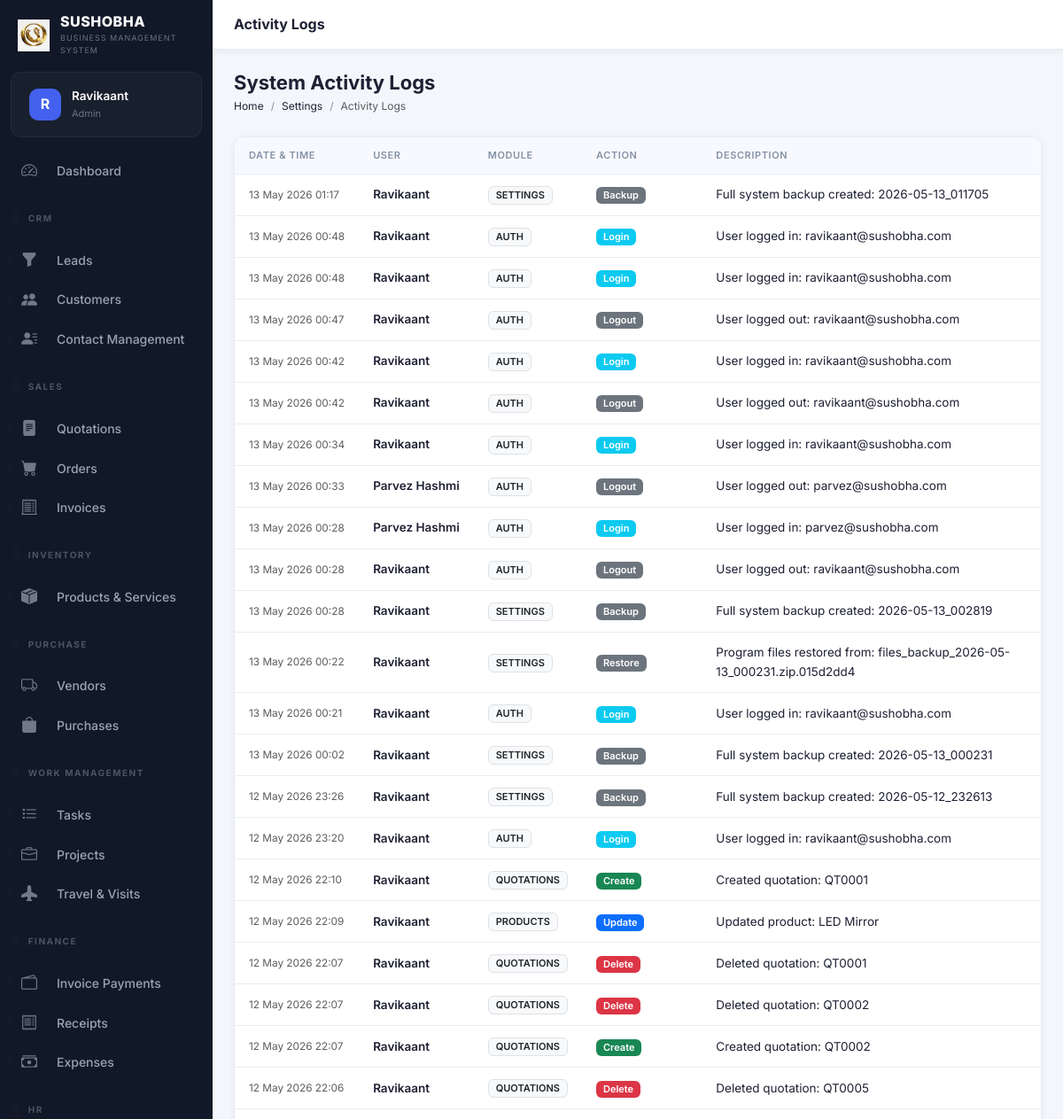
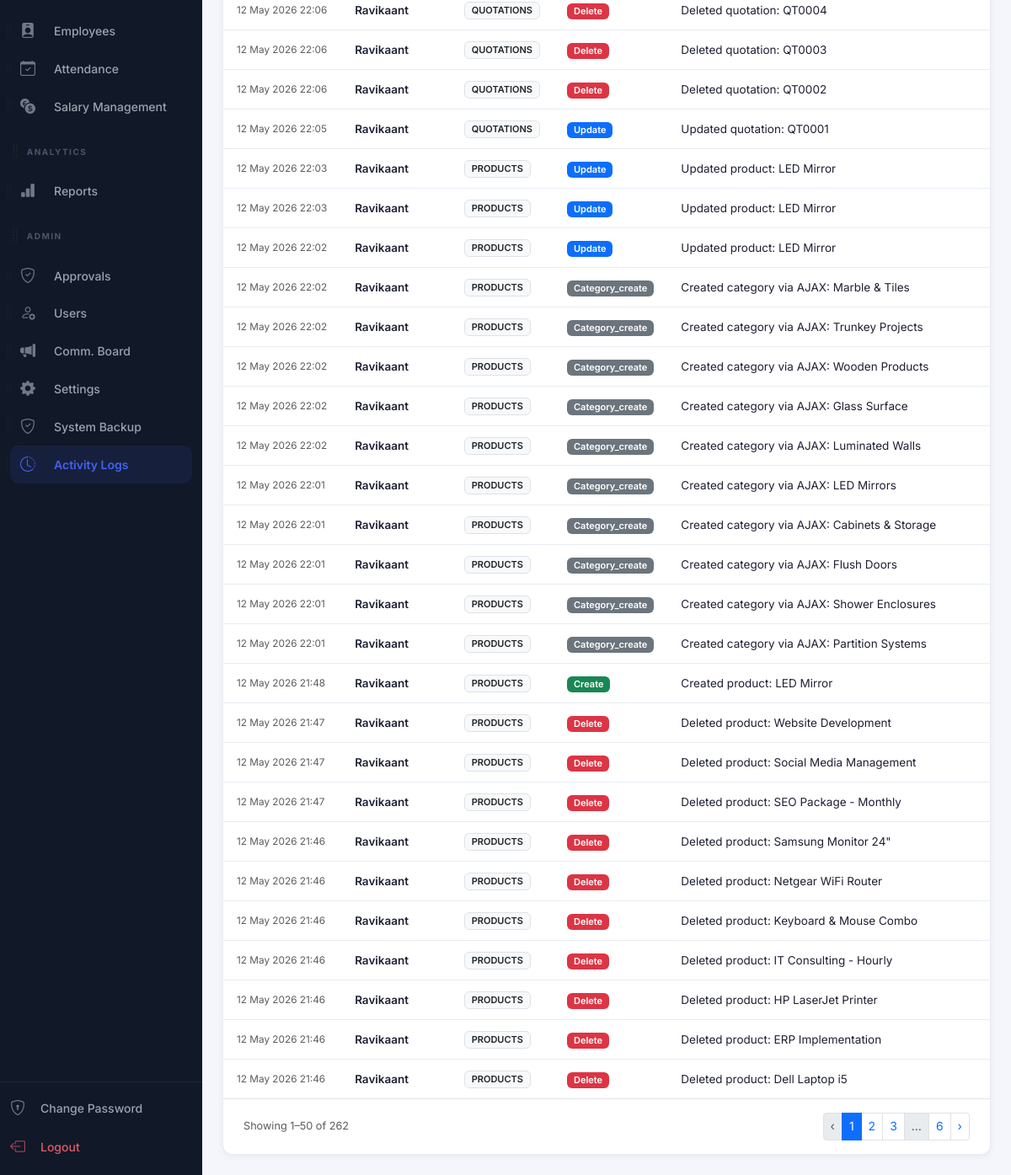
Page /modules/settings/activity-logs.php (signed in) on the earlier database version (2 pictures, top to bottom).
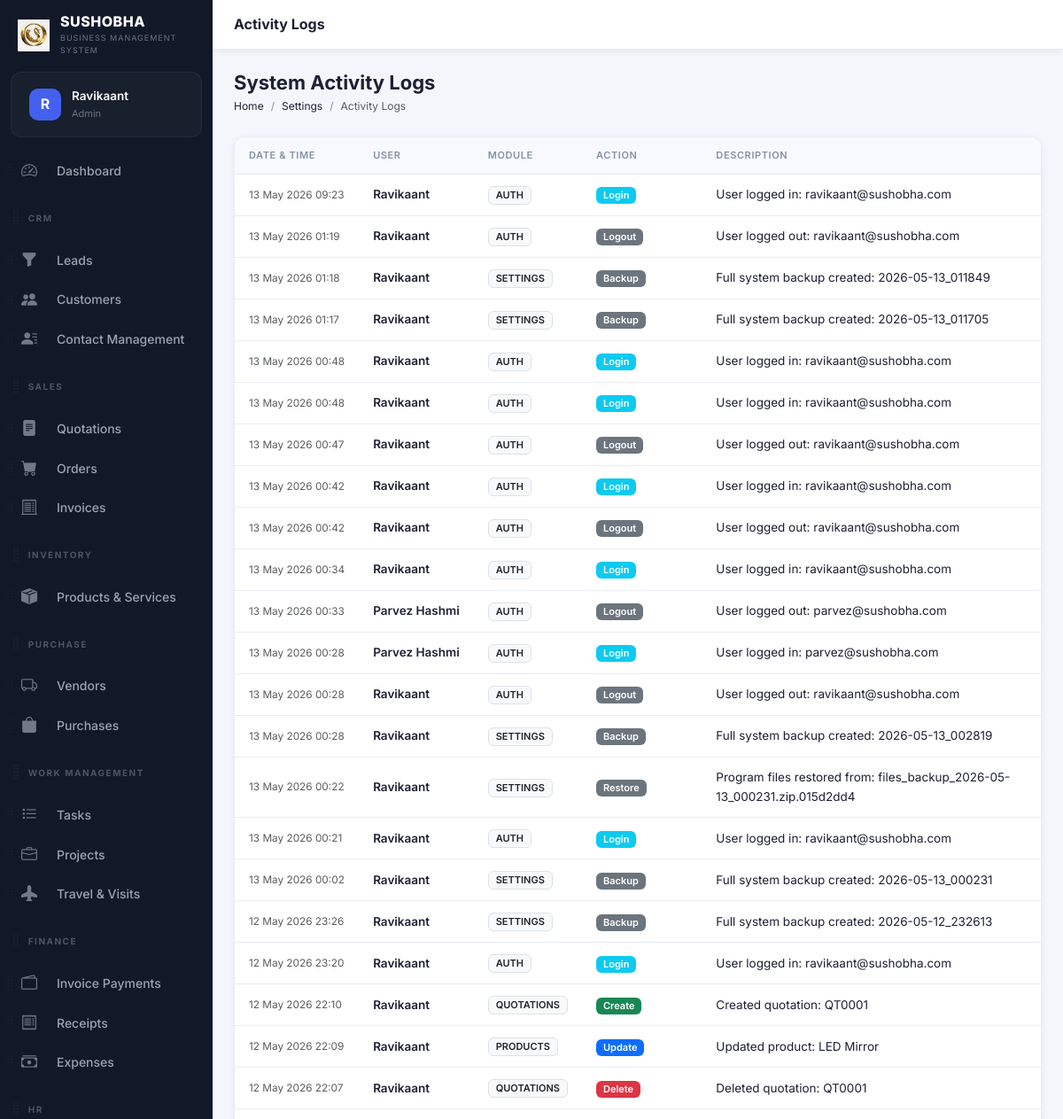
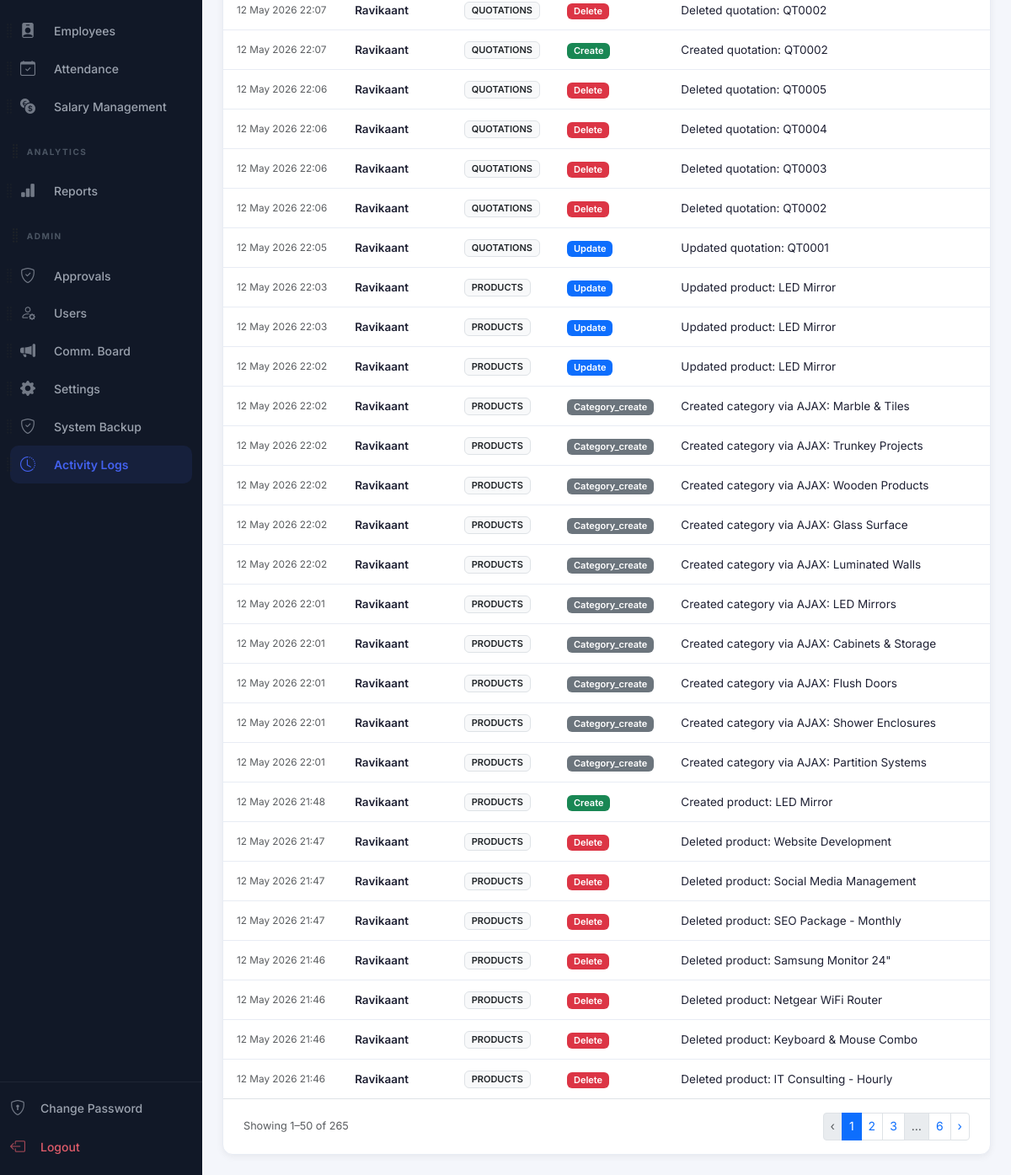
Same page on the later database version (2 pictures, top to bottom).
### tables this page shows
CREATE TABLE `users` (
  `id` int(10) unsigned NOT NULL AUTO_INCREMENT,
  `role_id` int(10) unsigned NOT NULL DEFAULT 5,
  `name` varchar(100) NOT NULL,
  `email` varchar(150) NOT NULL,
  `password` varchar(255) NOT NULL,
  `phone` varchar(20) DEFAULT NULL,
  `avatar` varchar(255) DEFAULT NULL,
  `is_active` tinyint(1) NOT NULL DEFAULT 1,
  `remember_token` varchar(100) DEFAULT NULL,
  `reset_token` varchar(100) DEFAULT NULL,
  `reset_token_expires` datetime DEFAULT NULL,
  `last_login` datetime DEFAULT NULL,
  `login_attempts` int(11) DEFAULT 0,
  `locked_until` datetime DEFAULT NULL,
  `created_at` timestamp NOT NULL DEFAULT current_timestamp(),
  `updated_at` timestamp NOT NULL DEFAULT current_timestamp() ON UPDATE current_timestamp(),
  `access_rights` varchar(255) DEFAULT '["Read"]',
  PRIMARY KEY (`id`),
  UNIQUE KEY `email` (`email`),
  KEY `role_id` (`role_id`),
  CONSTRAINT `users_ibfk_1` FOREIGN KEY (`role_id`) REFERENCES `roles` (`id`)
);

CREATE TABLE `roles` (
  `id` int(10) unsigned NOT NULL AUTO_INCREMENT,
  `name` varchar(50) NOT NULL,
  `slug` varchar(50) NOT NULL,
  `permissions` longtext DEFAULT NULL CHECK (json_valid(`permissions`)),
  `created_at` timestamp NOT NULL DEFAULT current_timestamp(),
  PRIMARY KEY (`id`),
  UNIQUE KEY `name` (`name`),
  UNIQUE KEY `slug` (`slug`)
);

CREATE TABLE `activity_logs` (
  `id` int(10) unsigned NOT NULL AUTO_INCREMENT,
  `user_id` int(10) unsigned DEFAULT NULL,
  `module` varchar(50) DEFAULT NULL,
  `action` varchar(50) DEFAULT NULL,
  `description` text DEFAULT NULL,
  `record_id` int(10) unsigned DEFAULT NULL,
  `ip_address` varchar(45) DEFAULT NULL,
  `user_agent` varchar(255) DEFAULT NULL,
  `created_at` timestamp NOT NULL DEFAULT current_timestamp(),
  PRIMARY KEY (`id`),
  KEY `user_id` (`user_id`),
  KEY `idx_log_module` (`module`),
  KEY `idx_log_created` (`created_at`),
  CONSTRAINT `activity_logs_ibfk_1` FOREIGN KEY (`user_id`) REFERENCES `users` (`id`) ON DELETE SET NULL
);

### config/db.php (called while the page is built, shortened)
<?php
class Database {
    private static ?PDO $instance = null;
    public static function getInstance(): PDO {
        if (self::$instance === null) {
            $host   = 'localhost';
            $dbname = 'sushobha_crm';
            $user   = 'root';
            $pass   = '';
            $charset = 'utf8mb4';
            $dsn = "mysql:host={$host};dbname={$dbname};charset={$charset}";
            $options = [
                PDO::ATTR_ERRMODE            => PDO::ERRMODE_EXCEPTION,
                PDO::ATTR_DEFAULT_FETCH_MODE => PDO::FETCH_ASSOC,
                PDO::ATTR_EMULATE_PREPARES   => false,
            ];
            try {
                self::$instance = new PDO($dsn, $user, $pass, $options);
            } catch (PDOException $e) {
                die(json_encode(['error' => 'Database connection failed: ' . $e->getMessage()]));
            }
        }
        return self::$instance;
    }
}
function db(): PDO {
    return Database::getInstance();
}

### includes/auth.php (called while the page is built, shortened)
<?php
require_once __DIR__ . '/../config/db.php';
function isLoggedIn(): bool {
    return isset($_SESSION['user_id']) && !empty($_SESSION['user_id']);
}
function currentUser(): ?array {
    static $user = null;
    if ($user === null) {
        $stmt = db()->prepare("SELECT u.*, r.name AS role_name, r.slug AS role_slug, r.permissions FROM users u JOIN roles r ON u.role_id = r.id WHERE u.id = ?");
        $stmt->execute([$_SESSION['user_id']]);
        $user = $stmt->fetch();
    }
    return $user;
}

### modules/settings/activity-logs.php (the view, shortened to what this page needs)
<?php
require_once __DIR__ . '/../../config/db.php';
require_once __DIR__ . '/../../includes/auth.php';
require_once __DIR__ . '/../../includes/functions.php';
$page   = max(1,(int)($_GET['page'] ?? 1));
$per    = 50;
$total = db()->query("SELECT COUNT(*) FROM activity_logs")->fetchColumn();
$pag = paginate($total, $per, $page, BASE_URL.'/modules/settings/activity-logs.php?');
$stmt = db()->prepare("SELECT a.*, u.name AS user_name FROM activity_logs a LEFT JOIN users u ON a.user_id = u.id ORDER BY a.created_at DESC LIMIT $per OFFSET {$pag['offset']}");
$stmt->execute();
$logs = $stmt->fetchAll();
include __DIR__ . '/../../includes/header.php';
?>
<?php include __DIR__ . '/../../includes/sidebar.php'; ?>
<div class="main-content">
<div class="topbar">
  <div class="topbar-title">Activity Logs</div>
</div>
<div class="page-content">
<div class="page-header">
  <div class="page-header-left"><h1>System Activity Logs</h1>
    <nav aria-label="breadcrumb"><ol class="breadcrumb"><li class="breadcrumb-item"><a href="<?= BASE_URL ?>/modules/dashboard/index.php">Home</a></li><li class="breadcrumb-item"><a href="<?= BASE_URL ?>/modules/settings/index.php">Settings</a></li><li class="breadcrumb-item active">Activity Logs</li></ol></nav>
  </div>
</div>
<div class="table-wrapper">
  <div class="table-responsive">
    <table class="table crm-table align-middle mb-0">
      <thead><tr><th>Date & Time</th><th>User</th><th>Module</th><th>Action</th><th>Description</th></tr></thead>
      <tbody>
        <?php if(empty($logs)): ?>
          <tr><td colspan="5"><div class="empty-state"><p>No logs found</p></div></td></tr>
        <?php else: foreach($logs as $log): ?>
        <tr>
          <td class="text-nowrap text-muted small"><?= date('d M Y H:i', strtotime($log['created_at'])) ?></td>
          <td class="fw-semibold"><?= e($log['user_name'] ?: 'System') ?></td>
          <td><span class="badge bg-light text-dark border text-uppercase"><?= e($log['module']) ?></span></td>
          <td>
            <?php
            $actionClass = 'bg-secondary';
            if ($log['action'] === 'create') $actionClass = 'bg-success';
            if ($log['action'] === 'update') $actionClass = 'bg-primary';
            if ($log['action'] === 'delete') $actionClass = 'bg-danger';
            if ($log['action'] === 'login') $actionClass = 'bg-info';
            ?>
            <span class="badge <?= $actionClass ?>"><?= ucfirst($log['action']) ?></span>
          </td>
          <td class="text-wrap" style="max-width: 400px;"><?= e($log['description']) ?></td>
        </tr>
        <?php endforeach; endif; ?>
      </tbody>
    </table>
  </div>
  <?php if($pag['total_pages']>1): ?>
  <div class="d-flex justify-content-between align-items-center px-4 py-3 border-top">
    <small class="text-muted">Showing <?= $pag['offset']+1 ?>–<?= min($pag['offset']+$per,$total) ?> of <?= $total ?></small>
    <?= paginationHtml($pag) ?>
  </div>
  <?php endif; ?>
</div>
</div></div>
<?php include __DIR__ . '/../../includes/footer.php'; ?>

### includes/header.php (shortened to what this page needs)
<?php
$currentUser = function_exists('currentUser') ? currentUser() : null;
?>
<!DOCTYPE html>
<html lang="en">
<head>
<link href="https://cdn.jsdelivr.net/npm/bootstrap@5.3.3/dist/css/bootstrap.min.css" rel="stylesheet">
<link href="https://cdn.jsdelivr.net/npm/bootstrap-icons@1.11.3/font/bootstrap-icons.min.css" rel="stylesheet">
<link href="https://cdnjs.cloudflare.com/ajax/libs/font-awesome/6.5.0/css/all.min.css" rel="stylesheet">
<link href="<?= BASE_URL ?>/assets/css/style.css" rel="stylesheet">
</head>
<body>
<div class="app-wrapper">

### includes/sidebar.php (shortened to what this page needs)
<?php
function isActive(string $path): string {
    return strpos($_SERVER['PHP_SELF'], $path) !== false ? 'active' : '';
}
$user = currentUser();
?>
<nav class="sidebar" id="sidebar">
  <div class="sidebar-brand">
    <div class="brand-logo">
      <img src="<?= BASE_URL ?>/assets/img/logo.png" alt="Logo" style="width: 100%; height: 100%; object-fit: contain;">
    </div>
    <div class="brand-text">
      <span class="brand-name"><?= APP_NAME ?></span>
      <span class="brand-tagline"><?= APP_TAGLINE ?></span>
    </div>
  </div>
  <div class="sidebar-user">
    <div class="sidebar-user-avatar">
      <?php if (!empty($user['avatar'])): ?>
        <img src="<?= BASE_URL ?>/<?= e($user['avatar']) ?>" alt="Avatar">
      <?php else: ?>
        <span><?= strtoupper(substr($user['name'] ?? 'U', 0, 1)) ?></span>
      <?php endif; ?>
    </div>
    <div class="sidebar-user-info">
      <span class="user-name"><?= e($user['name'] ?? 'User') ?></span>
      <span class="user-role"><?= ucwords(str_replace('_', ' ', $user['role_slug'] ?? '')) ?></span>
    </div>
  </div>
  <div class="sidebar-menu" id="sortableSidebar">
    <?php
    if (isAdmin()) {
        $defaultMenu[] = ['type' => 'header', 'id' => 'h_admin', 'label' => 'Admin'];
        $defaultMenu[] = ['type' => 'link', 'id' => 'approvals', 'url' => '/modules/approvals/index.php', 'icon' => 'bi-shield-check', 'label' => 'Approvals', 'match' => '/approvals/'];
        $defaultMenu[] = ['type' => 'link', 'id' => 'users', 'url' => '/modules/settings/users.php', 'icon' => 'bi-person-gear', 'label' => 'Users', 'match' => '/settings/users'];
        $defaultMenu[] = ['type' => 'link', 'id' => 'announcements', 'url' => '/modules/settings/announcements.php', 'icon' => 'bi-megaphone-fill', 'label' => 'Comm. Board', 'match' => '/settings/announcements'];
        $defaultMenu[] = ['type' => 'link', 'id' => 'settings', 'url' => '/modules/settings/index.php', 'icon' => 'bi-gear-fill', 'label' => 'Settings', 'match' => '/settings/index'];
        $defaultMenu[] = ['type' => 'link', 'id' => 'backup', 'url' => '/modules/settings/backup.php', 'icon' => 'bi-shield-check', 'label' => 'System Backup', 'match' => '/settings/backup'];
        $defaultMenu[] = ['type' => 'link', 'id' => 'activity_logs', 'url' => '/modules/settings/activity-logs.php', 'icon' => 'bi-clock-history', 'label' => 'Activity Logs', 'match' => '/activity-logs'];
    }
    $menuDict = [];
    foreach ($defaultMenu as $item) {
        $menuDict[$item['id']] = $item;
    }
    $userId = $_SESSION['user_id'] ?? 0;
    $stmt = db()->prepare("SELECT preference_value FROM user_preferences WHERE user_id = ? AND preference_key = 'sidebar_order'");
    $stmt->execute([$userId]);
    $savedOrderJson = $stmt->fetchColumn();
    $savedOrder = $savedOrderJson ? json_decode($savedOrderJson, true) : null;
    $menu = [];
    if ($savedOrder && is_array($savedOrder)) {
        foreach ($savedOrder as $id) {
            if (isset($menuDict[$id])) {
                $menu[] = $menuDict[$id];
                unset($menuDict[$id]);
            }
        }
        foreach ($menuDict as $item) {
            $menu[] = $item;
        }
    } else {
        $menu = $defaultMenu;
    }
    foreach ($menu as $item):
    ?>
      <div class="sidebar-sortable-item" data-id="<?= e($item['id']) ?>">
        <?php if ($item['type'] === 'header'): ?>
          <div class="menu-section-title d-flex align-items-center" style="margin-top: 15px;">
            <i class="bi bi-grip-vertical text-muted drag-handle" style="font-size: 1.2rem; cursor: grab; margin-left: -15px; margin-right: 2px;" title="Drag to reorder"></i>
            <span><?= e($item['label']) ?></span>
          </div>
        <?php else: ?>
          <div class="d-flex align-items-center position-relative">
            <i class="bi bi-grip-vertical text-muted drag-handle" style="font-size: 1.2rem; cursor: grab; opacity: 0.6; position: absolute; left: -15px; z-index: 10; padding: 10px 5px;" title="Drag to reorder"></i>
            <a href="<?= BASE_URL . $item['url'] ?>" class="menu-item flex-grow-1 mb-0 <?= isActive($item['match']) ?>">
              <i class="bi <?= $item['icon'] ?>"></i><span class="ms-1"><?= e($item['label']) ?></span>
            </a>
          </div>
        <?php endif; ?>
      </div>
    <?php endforeach; ?>
  </div>
  <div class="sidebar-footer">
    <a href="<?= BASE_URL ?>/modules/auth/change-password.php" class="menu-item <?= isActive('/auth/change-password') ?>">
      <i class="bi bi-shield-lock"></i><span>Change Password</span>
    </a>
    <a href="<?= BASE_URL ?>/modules/auth/logout.php" class="menu-item menu-item-logout">
      <i class="bi bi-box-arrow-left"></i><span>Logout</span>
    </a>
  </div>
</nav>

### includes/functions.php (shortened to what this page needs)
<?php
require_once __DIR__ . '/../config/db.php';
function e(?string $str): string {
    return htmlspecialchars($str ?? '', ENT_QUOTES | ENT_HTML5, 'UTF-8');
}
function paginate(int $total, int $perPage, int $currentPage, string $url): array {
    $totalPages = max(1, (int)ceil($total / $perPage));
    $currentPage = max(1, min($currentPage, $totalPages));
    $offset = ($currentPage - 1) * $perPage;
    return ['total'=>$total,'per_page'=>$perPage,'current'=>$currentPage,'total_pages'=>$totalPages,'offset'=>$offset,'url'=>$url];
}
function paginationHtml(array $p): string {
    $html = '<nav><ul class="pagination pagination-sm mb-0">';
    $html .= '<li class="page-item' . ($p['current']<=1?' disabled':'') . '"><a class="page-link" href="' . $p['url'] . '&page=' . ($p['current']-1) . '">‹</a></li>';
    $start = max(1, $p['current']-2);
    $end   = min($p['total_pages'], $p['current']+2);
    for ($i=$start; $i<=$end; $i++) {
        $html .= '<li class="page-item' . ($i==$p['current']?' active':'') . '"><a class="page-link" href="' . $p['url'] . '&page=' . $i . '">' . $i . '</a></li>';
    }
    if ($end < $p['total_pages']) $html .= ($end<$p['total_pages']-1?'<li class="page-item disabled"><span class="page-link">…</span></li>':'') . '<li class="page-item"><a class="page-link" href="' . $p['url'] . '&page=' . $p['total_pages'] . '">' . $p['total_pages'] . '</a></li>';
    $html .= '<li class="page-item' . ($p['current']>=$p['total_pages']?' disabled':'') . '"><a class="page-link" href="' . $p['url'] . '&page=' . ($p['current']+1) . '">›</a></li>';
    $html .= '</ul></nav>';
    return $html;
}

### includes/footer.php (shortened to what this page needs)
</div>
<div aria-live="polite" aria-atomic="true" class="position-relative">
  <div class="toast-container position-fixed bottom-0 end-0 p-3" id="toastPlacement" style="z-index: 1055;">
  </div>
</div>
</body>
</html>

Differences in the rows shown:
no longer on this page (row unchanged): activity_logs: created_at "12 May 2026 21:46", user.name "Ravikaant", module "PRODUCTS", action "Delete", description "Deleted product: HP LaserJet Printer"
no longer on this page (row unchanged): activity_logs: created_at "12 May 2026 21:46", user.name "Ravikaant", module "PRODUCTS", action "Delete", description "Deleted product: ERP Implementation"
no longer on this page (row unchanged): activity_logs: created_at "12 May 2026 21:46", user.name "Ravikaant", module "PRODUCTS", action "Delete", description "Deleted product: Dell Laptop i5"
added activity_logs: created_at "13 May 2026 09:23", user.name "Ravikaant", module "AUTH", action "Login", description "User logged in: ravikaant@sushobha.com"
added activity_logs: created_at "13 May 2026 01:19", user.name "Ravikaant", module "AUTH", action "Logout", description "User logged out: ravikaant@sushobha.com"
added activity_logs: created_at "13 May 2026 01:18", user.name "Ravikaant", module "SETTINGS", action "Backup", description "Full system backup created: 2026-05-13_011849"
Other differences:
$total: "262" → "265"
